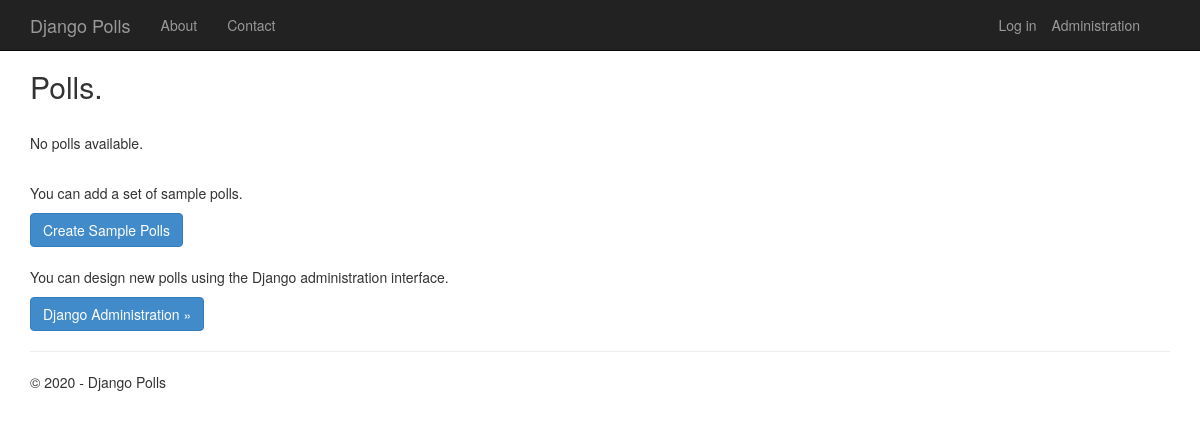
The app's page /, older data.
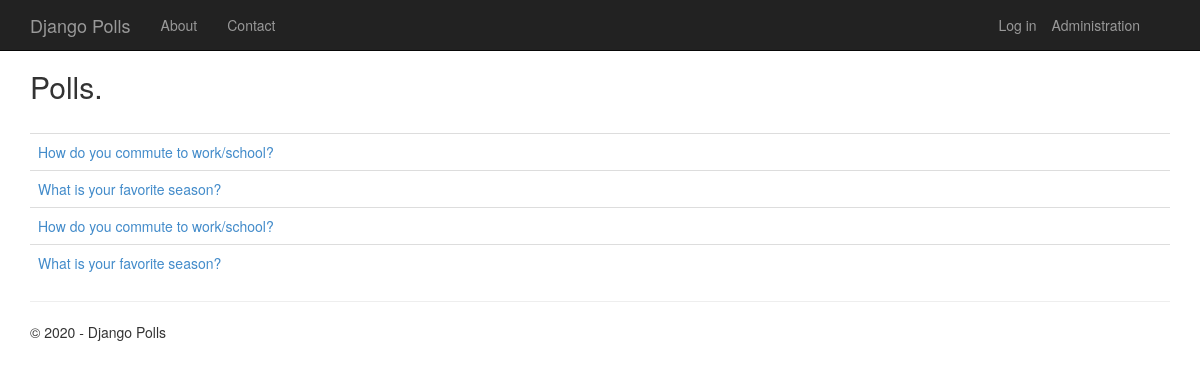
The same page, newer data.
### app/models.py (models this page shows, shortened)
class Poll(models.Model):
    text = models.CharField(max_length=200)
    pub_date = models.DateTimeField('date published')
    author = models.CharField(max_length=100, blank=True)

### app/views.py (the view)
class PollListView(ListView):
    model = Poll
    def get_context_data(self, **kwargs):
        context = super(PollListView, self).get_context_data(**kwargs)
        context['title'] = 'Polls'
        context['year'] = datetime.now().year
        return context

### app/templates/app/index.html (shortened to what this page needs)
{% extends "app/layout.html" %}
{% block content %}
<h2>Polls.</h2>
<br/>
{% if latest_poll_list %}
<table class="table table-hover">
    <tbody>
        {% for poll in latest_poll_list %}
        <tr>
            <td>
                <a href="{% url 'app:detail' poll.id %}">{{poll.text}}</a>
            </td>
        </tr>
        {% endfor %}
    </tbody>
</table>
{% else %}
<p>No polls available.</p>
<br />
<p>You can add a set of sample polls.</p>
<form action="/seed/" method="post">
    <button class="btn btn-primary" type="submit">Create Sample Polls</button>
</form>
<br />
<p>You can design new polls using the Django administration interface.</p>
<p><a href="/admin/" class="btn btn-primary btn-large">Django Administration &raquo;</a></p>
{% endif %}
{% endblock %}

Row changes from the older to the newer data that the page shows:
added Poll: text "How do you commute to work/school?"
added Poll: text "What is your favorite season?"
added Poll: text "How do you commute to work/school?"
added Poll: text "What is your favorite season?"
Text that changed along with them:
text no longer shown: "No polls available. You can add a set of sample polls. Create Sample Polls You can design new polls using the Django administration interface. Django Administration »"
